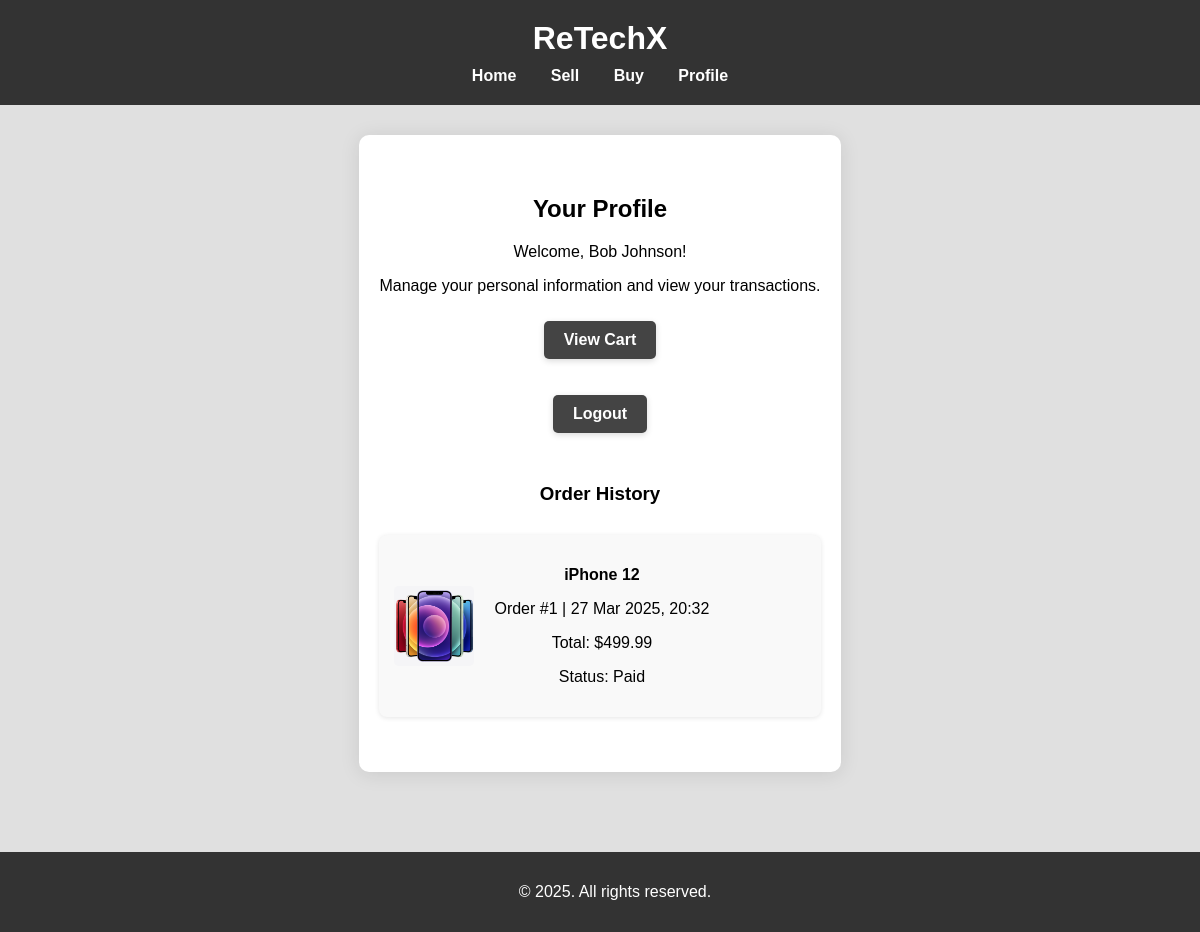
The page /Pages/profile.php (signed in) on the database its author committed.
### tables this page shows
CREATE TABLE `orders` (
  `order_id` int(11) NOT NULL,
  `buyer_id` int(11) NOT NULL,
  `product_id` int(11) NOT NULL,
  `seller_id` int(11) NOT NULL,
  `order_date` datetime DEFAULT current_timestamp(),
  `total_price` decimal(10,2) DEFAULT NULL,
  `payment_status` varchar(50) DEFAULT NULL,
  `delivery_status` varchar(50) DEFAULT NULL
);

CREATE TABLE `products` (
  `product_id` int(11) NOT NULL,
  `user_id` int(11) NOT NULL,
  `category_id` int(11) NOT NULL,
  `title` varchar(100) NOT NULL,
  `brand` varchar(100) DEFAULT NULL,
  `model` varchar(100) DEFAULT NULL,
  `specifications` text DEFAULT NULL,
  `condition` varchar(50) DEFAULT NULL,
  `price` decimal(10,2) DEFAULT NULL,
  `status` varchar(50) DEFAULT NULL,
  `created_at` datetime DEFAULT current_timestamp(),
  `image` varchar(255) DEFAULT NULL
);

### Pages/profile.php (the view, shortened to what this page needs)
<?php
include 'header.php';
include 'database_connection.php';
$userId = $_SESSION['user_id'];
$sql = "
    SELECT
        o.order_id, o.order_date, o.total_price, o.payment_status,
        p.title, p.image
    FROM orders o
    JOIN products p ON o.product_id = p.product_id
    WHERE o.buyer_id = :userId
    ORDER BY o.order_date DESC
";
try {
    $stmt = $pdo->prepare($sql);
    $stmt->execute([':userId' => $userId]);
    $orders = $stmt->fetchAll(PDO::FETCH_ASSOC);
} catch (PDOException $e) {
    $errorMessage = "Error fetching order history. Please try again later.";
}
?>
<main>
    <h2>Your Profile</h2>
    <p>Welcome, <?= htmlspecialchars($_SESSION['username']) ?>!</p>
    <p>Manage your personal information and view your transactions.</p>
    <p><a href="cart.php" class="btn">View Cart</a></p>
    <p><a href="logout.php" class="btn btn-logout">Logout</a></p>
    <h3 style="margin-top: 40px;">Order History</h3>
    <?php if (isset($errorMessage)): ?>
        <p style="color: red; text-align:center;"><?= $errorMessage ?></p>
    <?php elseif (!empty($orders)): ?>
        <div class="order-history">
            <?php foreach ($orders as $order): ?>
                <div class="order-card">
                    <img src="../imgs/<?= htmlspecialchars($order['image']) ?>" alt="Product" class="order-thumb">
                    <div>
                        <p><strong><?= htmlspecialchars($order['title']) ?></strong></p>
                        <p>Order #<?= $order['order_id'] ?> | <?= date("d M Y, H:i", strtotime($order['order_date'])) ?></p>
                        <p>Total: $<?= number_format($order['total_price'], 2) ?></p>
                        <p>Status: <?= htmlspecialchars($order['payment_status']) ?></p>
                    </div>
                </div>
            <?php endforeach; ?>
        </div>
    <?php else: ?>
        <p>No orders found.</p>
    <?php endif; ?>
</main>
<?php include 'footer.php'; ?>

### Pages/main.css (style rules this page uses)
html, body { height: 100%; margin: 0; padding: 0; font-family: Arial, sans-serif; background-color: #e0e0e0; display: flex; flex-direction: column; }
main { padding: 40px 20px; text-align: center; background-color: #ffffff; margin: 30px auto; max-width: 1000px; border-radius: 10px; box-shadow: 0 2px 20px rgba(0, 0, 0, 0.1); }
.btn { background-color: #444; color: white !important; padding: 10px 20px; text-decoration: none !important; border-radius: 5px; margin: 10px 0; display: inline-block; font-weight: bold; border: none; cursor: pointer; font-size: 16px; box-shadow: 0 2px 6px rgba(0, 0, 0, 0.15); transition: background-color 0.3s ease, transform 0.2s ease; }
.order-history { margin-top: 30px; }
.order-card { display: flex; align-items: center; background: #f9f9f9; padding: 15px; margin-bottom: 15px; border-radius: 8px; box-shadow: 0 1px 5px rgba(0, 0, 0, 0.1); }
.order-thumb { width: 80px; height: 80px; object-fit: cover; border-radius: 5px; margin-right: 20px; }

### rows shown on the page
orders: product.image (picture), product.title "iPhone 12", order_id "1", order_date "27 Mar 2025, 20:32", total_price "499.99", payment_status "Paid"

### other values the page prints
$_SESSION['username'] "Bob Johnson"
